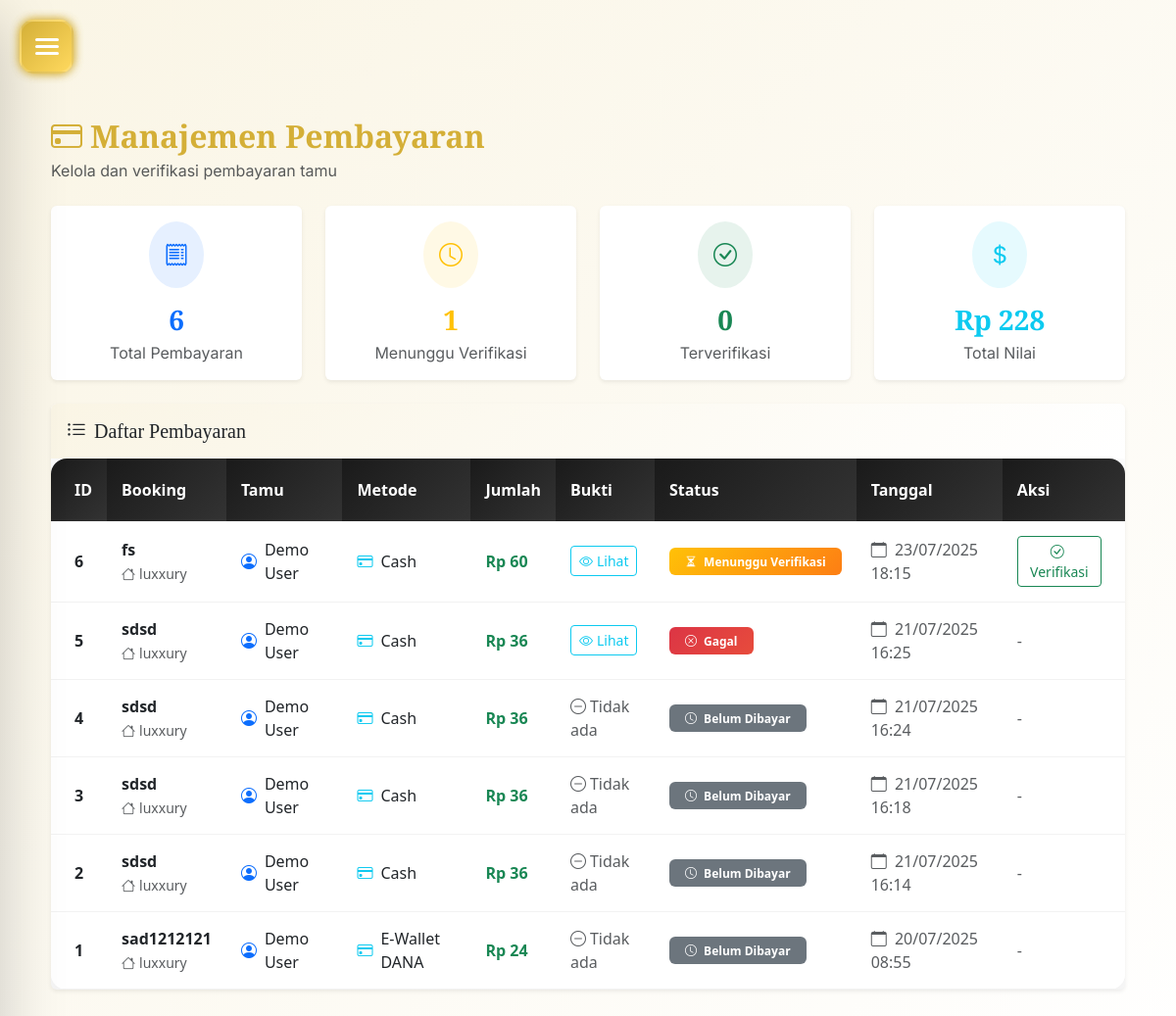
The page /admin/pembayaran.php (signed in) on the database its author committed.
### tables this page shows
CREATE TABLE `pembayaran` (
  `id` int(11) NOT NULL,
  `booking_id` int(11) DEFAULT NULL,
  `metode_pembayaran_id` int(11) DEFAULT NULL,
  `jumlah` decimal(10,2) DEFAULT NULL,
  `bukti_pembayaran` varchar(255) DEFAULT NULL,
  `keterangan_pembayaran` text DEFAULT NULL,
  `tanggal_upload` datetime DEFAULT NULL,
  `status` enum('belum_dibayar','menunggu_verifikasi','dibayar','gagal') DEFAULT 'belum_dibayar',
  `tanggal_pembayaran` timestamp NULL DEFAULT current_timestamp(),
  `verified_by` int(11) DEFAULT NULL,
  `verified_at` timestamp NULL DEFAULT NULL
);

CREATE TABLE `booking` (
  `id` int(11) NOT NULL,
  `user_id` int(11) NOT NULL,
  `nama` varchar(100) DEFAULT NULL,
  `no_hp` varchar(20) DEFAULT NULL,
  `tipe_kamar` varchar(50) DEFAULT NULL,
  `jumlah_tamu` int(11) DEFAULT NULL,
  `jumlah_malam` int(11) DEFAULT NULL,
  `catatan` text DEFAULT NULL,
  `harga_total` int(11) DEFAULT NULL,
  `created_at` timestamp NULL DEFAULT current_timestamp(),
  `status` enum('diajukan','diverifikasi','ditolak','diterima') DEFAULT 'diajukan'
);

CREATE TABLE `users` (
  `id` int(11) NOT NULL,
  `username` varchar(50) NOT NULL,
  `password` varchar(255) NOT NULL,
  `nama_lengkap` varchar(100) NOT NULL,
  `email` varchar(100) DEFAULT NULL,
  `phone` varchar(20) DEFAULT NULL,
  `alamat` text DEFAULT NULL,
  `role_id` int(11) NOT NULL,
  `last_login` timestamp NULL DEFAULT NULL,
  `created_at` timestamp NULL DEFAULT current_timestamp(),
  `password_reset_token` varchar(255) DEFAULT NULL,
  `password_reset_expires` timestamp NULL DEFAULT NULL,
  `login_attempts` int(11) DEFAULT 0,
  `locked_until` timestamp NULL DEFAULT NULL
);

CREATE TABLE `metode_pembayaran` (
  `id` int(11) NOT NULL,
  `nama_metode` varchar(50) NOT NULL,
  `deskripsi` text DEFAULT NULL,
  `nomor_rekening` varchar(50) DEFAULT NULL,
  `atas_nama` varchar(100) DEFAULT NULL,
  `status` enum('aktif','nonaktif') DEFAULT 'aktif'
);

### admin/pembayaran.php (the view, shortened to what this page needs)
<?php
require '../config/koneksi.php';
$query = "SELECT p.*, b.nama, b.tipe_kamar, b.harga_total, u.nama_lengkap as user_name,
                mp.nama_metode, v.nama_lengkap as verified_by_name
            FROM pembayaran p
            LEFT JOIN booking b ON p.booking_id = b.id
            LEFT JOIN users u ON b.user_id = u.id
            LEFT JOIN metode_pembayaran mp ON p.metode_pembayaran_id = mp.id
            LEFT JOIN users v ON p.verified_by = v.id
            ORDER BY p.tanggal_pembayaran DESC";
$result = mysqli_query($conn, $query);
?>
<!DOCTYPE html>
<html lang="id">
<head>
    <link rel="stylesheet" href="../assets/style.css">
    <link href="https://cdn.jsdelivr.net/npm/bootstrap@5.3.0/dist/css/bootstrap.min.css" rel="stylesheet">
    <link rel="stylesheet" href="https://cdn.jsdelivr.net/npm/bootstrap-icons@1.10.5/font/bootstrap-icons.css">
</head>
<body class="admin-body">
    <?php require('sidebar.php'); ?>
<button class="hamburger-btn">
    <div class="hamburger-icon">
    </div>
</button>
    <div class="main-content">
        <div class="container-fluid">
            <div class="d-flex justify-content-between align-items-center mb-4 fade-in-up">
                <div>
                    <h2 class="fw-bold text-gold mb-1">
                        <i class="bi bi-credit-card me-2"></i>Manajemen Pembayaran
                    </h2>
                    <p class="text-muted mb-0">Kelola dan verifikasi pembayaran tamu</p>
                </div>
            </div>
            <div class="row mb-4 fade-in-up">
                <?php
                mysqli_data_seek($result, 0);
                $total_payments = 0;
                $pending_count = 0;
                $verified_count = 0;
                $total_amount = 0;
                while ($row = mysqli_fetch_assoc($result)) {
                    $total_payments++;
                    $total_amount += $row['jumlah'];
                    if ($row['status'] == 'menunggu_verifikasi') $pending_count++;
                }
                mysqli_data_seek($result, 0);
                ?>
                <div class="col-md-3">
                    <div class="card border-0 shadow-sm h-100">
                        <div class="card-body text-center">
                            <div class="d-flex align-items-center justify-content-center mb-3">
                                <div class="rounded-circle bg-primary bg-opacity-10 p-3">
                                    <i class="bi bi-receipt text-primary fs-4"></i>
                                </div>
                            </div>
                            <h3 class="fw-bold text-primary mb-1"><?= $total_payments ?></h3>
                            <p class="text-muted mb-0">Total Pembayaran</p>
                        </div>
                    </div>
                </div>
                <div class="col-md-3">
                    <div class="card border-0 shadow-sm h-100">
                        <div class="card-body text-center">
                            <div class="d-flex align-items-center justify-content-center mb-3">
                                <div class="rounded-circle bg-warning bg-opacity-10 p-3">
                                    <i class="bi bi-clock text-warning fs-4"></i>
                                </div>
                            </div>
                            <h3 class="fw-bold text-warning mb-1"><?= $pending_count ?></h3>
                            <p class="text-muted mb-0">Menunggu Verifikasi</p>
                        </div>
                    </div>
                </div>
                <div class="col-md-3">
                    <div class="card border-0 shadow-sm h-100">
                        <div class="card-body text-center">
                            <div class="d-flex align-items-center justify-content-center mb-3">
                                <div class="rounded-circle bg-success bg-opacity-10 p-3">
                                    <i class="bi bi-check-circle text-success fs-4"></i>
                                </div>
                            </div>
                            <h3 class="fw-bold text-success mb-1"><?= $verified_count ?></h3>
                            <p class="text-muted mb-0">Terverifikasi</p>
                        </div>
                    </div>
                </div>
                <div class="col-md-3">
                    <div class="card border-0 shadow-sm h-100">
                        <div class="card-body text-center">
                            <div class="d-flex align-items-center justify-content-center mb-3">
                                <div class="rounded-circle bg-info bg-opacity-10 p-3">
                                    <i class="bi bi-currency-dollar text-info fs-4"></i>
                                </div>
                            </div>
                            <h3 class="fw-bold text-info mb-1">Rp <?= number_format($total_amount, 0, ',', '.') ?></h3>
                            <p class="text-muted mb-0">Total Nilai</p>
                        </div>
                    </div>
                </div>
            </div>
            <div class="card border-0 shadow-sm fade-in-up">
                <div class="card-header bg-white border-bottom-0 py-3">
                    <h5 class="card-title mb-0 text-gold">
                        <i class="bi bi-list-ul me-2"></i>Daftar Pembayaran
                    </h5>
                </div>
                <div class="card-body p-0">
                    <?php if (mysqli_num_rows($result) > 0): ?>
                    <div class="table-responsive">
                        <table class="table table-hover mb-0">
                            <thead class="table-dark">
                                <tr>
                                    <th class="border-0 ps-4">ID</th>
                                    <th class="border-0">Booking</th>
                                    <th class="border-0">Tamu</th>
                                    <th class="border-0">Metode</th>
                                    <th class="border-0">Jumlah</th>
                                    <th class="border-0">Bukti</th>
                                    <th class="border-0">Status</th>
                                    <th class="border-0">Tanggal</th>
                                    <th class="border-0 pe-4">Aksi</th>
                                </tr>
                            </thead>
                            <tbody>
                                <?php while ($row = mysqli_fetch_assoc($result)): ?>
                                <tr class="border-bottom">
                                    <td class="ps-4 fw-bold"><?= $row['id'] ?></td>
                                    <td>
                                        <div>
                                            <span class="fw-semibold"><?= htmlspecialchars($row['nama']) ?></span>
                                            <br>
                                            <small class="text-muted">
                                                <i class="bi bi-house me-1"></i><?= htmlspecialchars($row['tipe_kamar']) ?>
                                            </small>
                                        </div>
                                    </td>
                                    <td>
                                        <div class="d-flex align-items-center">
                                            <i class="bi bi-person-circle me-2 text-primary"></i>
                                            <span><?= htmlspecialchars($row['user_name']) ?></span>
                                        </div>
                                    </td>
                                    <td>
                                        <div class="d-flex align-items-center">
                                            <i class="bi bi-credit-card me-2 text-info"></i>
                                            <span><?= htmlspecialchars($row['nama_metode']) ?></span>
                                        </div>
                                    </td>
                                    <td class="fw-bold text-success">Rp <?= number_format($row['jumlah'], 0, ',', '.') ?></td>
                                    <td>
                                        <?php if ($row['bukti_pembayaran']): ?>
                                            <a href="../uploads/bukti/<?= $row['bukti_pembayaran'] ?>" target="_blank"
                                               class="btn btn-sm btn-outline-info">
                                                <i class="bi bi-eye me-1"></i>Lihat
                                            </a>
                                        <?php else: ?>
                                            <span class="text-muted">
                                                <i class="bi bi-dash-circle me-1"></i>Tidak ada
                                            </span>
                                        <?php endif; ?>
                                    </td>
                                    <td>
                                        <?php
                                        $badge_class = '';
                                        $icon = '';
                                        switch($row['status']) {
                                            case 'belum_dibayar':
                                                $badge_class = 'bg-secondary';
                                                $icon = 'clock';
                                                break;
                                            case 'menunggu_verifikasi':
                                                $badge_class = 'bg-warning';
                                                $icon = 'hourglass-split';
                                                break;
                                            case 'gagal':
                                                $badge_class = 'bg-danger';
                                                $icon = 'x-circle';
                                                break;
                                        }
                                        ?>
                                        <span class="badge <?= $badge_class ?> px-3 py-2">
                                            <i class="bi bi-<?= $icon ?> me-1"></i>
                                            <?= ucwords(str_replace('_', ' ', $row['status'])) ?>
                                        </span>
                                    </td>
                                    <td class="text-muted">
                                        <i class="bi bi-calendar me-1"></i>
                                        <?= date('d/m/Y H:i', strtotime($row['tanggal_pembayaran'])) ?>
                                    </td>
                                    <td class="pe-4">
                                        <?php if ($row['status'] == 'menunggu_verifikasi'): ?>
                                            <button class="btn btn-sm btn-outline-success" data-bs-toggle="modal"
                                                    data-bs-target="#verifyModal"
                                                    data-id="<?= $row['id'] ?>"
                                                    data-nama="<?= htmlspecialchars($row['nama']) ?>"
                                                    title="Verifikasi Pembayaran">
                                                <i class="bi bi-check-circle me-1"></i>Verifikasi
                                            </button>
                                        <?php else: ?>
                                            <span class="text-muted">-</span>
                                        <?php endif; ?>
                                    </td>
                                </tr>
                                <?php endwhile; ?>
                            </tbody>
                        </table>
                    </div>
                    <?php endif; ?>
                </div>
            </div>
        </div>
    </div>
</body>
</html>

### rows shown on the page
pembayaran: id "6", booking.nama "fs", booking.tipe_kamar "luxxury", users.nama_lengkap "Demo User", metode_pembayaran.nama_metode "Cash", jumlah "60", status "Menunggu Verifikasi", tanggal_pembayaran "23/07/2025 18:15"
pembayaran: id "5", booking.nama "sdsd", booking.tipe_kamar "luxxury", users.nama_lengkap "Demo User", metode_pembayaran.nama_metode "Cash", jumlah "36", status "Gagal", tanggal_pembayaran "21/07/2025 16:25"
pembayaran: id "4", booking.nama "sdsd", booking.tipe_kamar "luxxury", users.nama_lengkap "Demo User", metode_pembayaran.nama_metode "Cash", jumlah "36", shows "Tidak ada", status "Belum Dibayar", tanggal_pembayaran "21/07/2025 16:24"
pembayaran: id "3", booking.nama "sdsd", booking.tipe_kamar "luxxury", users.nama_lengkap "Demo User", metode_pembayaran.nama_metode "Cash", jumlah "36", shows "Tidak ada", status "Belum Dibayar", tanggal_pembayaran "21/07/2025 16:18"
pembayaran: id "2", booking.nama "sdsd", booking.tipe_kamar "luxxury", users.nama_lengkap "Demo User", metode_pembayaran.nama_metode "Cash", jumlah "36", shows "Tidak ada", status "Belum Dibayar", tanggal_pembayaran "21/07/2025 16:14"
pembayaran: id "1", booking.nama "sad1212121", booking.tipe_kamar "luxxury", users.nama_lengkap "Demo User", metode_pembayaran.nama_metode "E-Wallet DANA", jumlah "24", shows "Tidak ada", status "Belum Dibayar", tanggal_pembayaran "20/07/2025 08:55"

### other values the page prints
$total_payments "6"
$pending_count "1"
$verified_count "0"
$total_amount "228"
